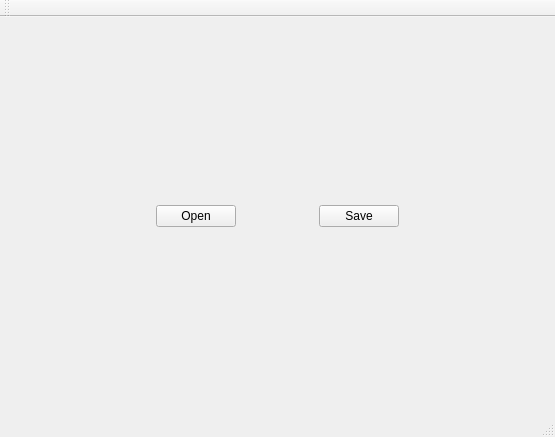
<?xml version="1.0" encoding="UTF-8"?>
<ui version="4.0">
 <class>MainWindow</class>
 <widget class="QMainWindow" name="MainWindow">
  <property name="geometry">
   <rect>
    <x>0</x>
    <y>0</y>
    <width>555</width>
    <height>437</height>
   </rect>
  </property>
  <property name="windowTitle">
   <string>MainWindow</string>
  </property>
  <widget class="QWidget" name="centralWidget">
   <layout class="QVBoxLayout" name="verticalLayout" stretch="0,1">
    <item>
     <layout class="QHBoxLayout" name="horizontalLayout" stretch="4,1,2,1,4">
      <property name="spacing">
       <number>10</number>
      </property>
      <property name="sizeConstraint">
       <enum>QLayout::SetDefaultConstraint</enum>
      </property>
      <property name="rightMargin">
       <number>0</number>
      </property>
      <property name="bottomMargin">
       <number>0</number>
      </property>
      <item>
       <spacer name="horizontalSpacer">
        <property name="orientation">
         <enum>Qt::Horizontal</enum>
        </property>
        <property name="sizeHint" stdset="0">
         <size>
          <width>40</width>
          <height>20</height>
         </size>
        </property>
       </spacer>
      </item>
      <item>
       <widget class="QPushButton" name="pushButton">
        <property name="text">
         <string>Open</string>
        </property>
       </widget>
      </item>
      <item>
       <spacer name="horizontalSpacer_3">
        <property name="orientation">
         <enum>Qt::Horizontal</enum>
        </property>
        <property name="sizeHint" stdset="0">
         <size>
          <width>40</width>
          <height>20</height>
         </size>
        </property>
       </spacer>
      </item>
      <item>
       <widget class="QPushButton" name="pushButton_2">
        <property name="text">
         <string>Save</string>
        </property>
       </widget>
      </item>
      <item>
       <spacer name="horizontalSpacer_2">
        <property name="orientation">
         <enum>Qt::Horizontal</enum>
        </property>
        <property name="sizeHint" stdset="0">
         <size>
          <width>40</width>
          <height>20</height>
         </size>
        </property>
       </spacer>
      </item>
     </layout>
    </item>
    <item>
     <layout class="QGridLayout" name="gridLayout"/>
    </item>
   </layout>
  </widget>
  <widget class="QMenuBar" name="menuBar">
   <property name="geometry">
    <rect>
     <x>0</x>
     <y>0</y>
     <width>555</width>
     <height>26</height>
    </rect>
   </property>
  </widget>
  <widget class="QToolBar" name="mainToolBar">
   <attribute name="toolBarArea">
    <enum>TopToolBarArea</enum>
   </attribute>
   <attribute name="toolBarBreak">
    <bool>false</bool>
   </attribute>
  </widget>
  <widget class="QStatusBar" name="statusBar"/>
 </widget>
 <layoutdefault spacing="6" margin="11"/>
 <resources/>
 <connections/>
</ui>
